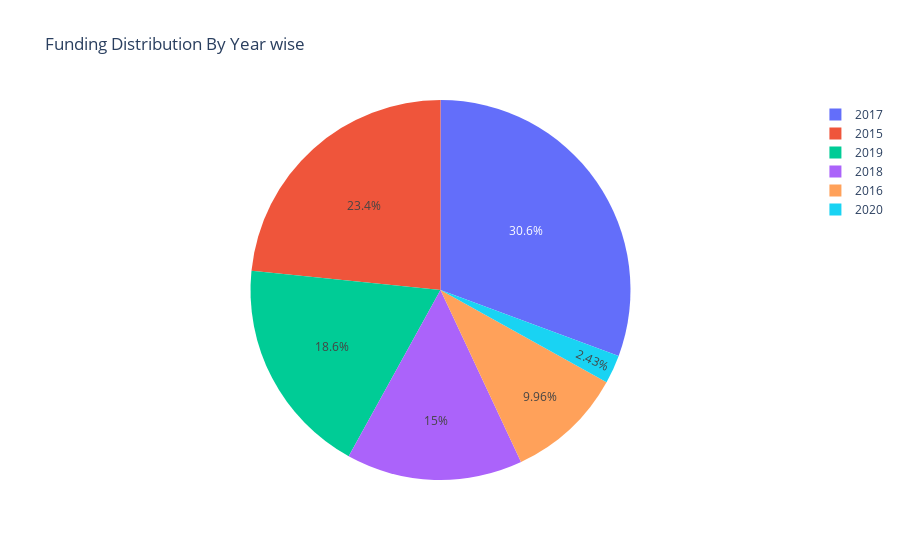

Notebook cell for this chart:
### Code cell
import plotly.express as px
total_years=df.groupby('year')['amount_in_usd'].sum().reset_index()
fig = px.pie(
    total_years,
    names='year',   # categorical column
    values='amount_in_usd',   # numeric column
    title='Funding Distribution By Year wise'
)
fig.show()

### Figure 1 — Plotly figure (JSON) as saved in the notebook; plotly's stock layout.template omitted (floating-point values rounded to 4 significant figures)
{"data": [{"domain": {"x": [0, 1], "y": [0, 1]}, "hovertemplate": "year=%{label}<br>amount_in_usd=%{value}<extra></extra>", "labels": [2015.0, 2016.0, 2017.0, 2018.0, 2019.0, 2020.0], "legendgroup": "", "name": "", "showlegend": true, "type": "pie", "values": [3587000000.0, 1528000000.0, 4703000000.0, 2301000000.0, 2854000000.0, 373200000.0]}], "layout": {"legend": {"tracegroupgap": 0}, "title": {"text": "Funding Distribution By Year wise"}}}
